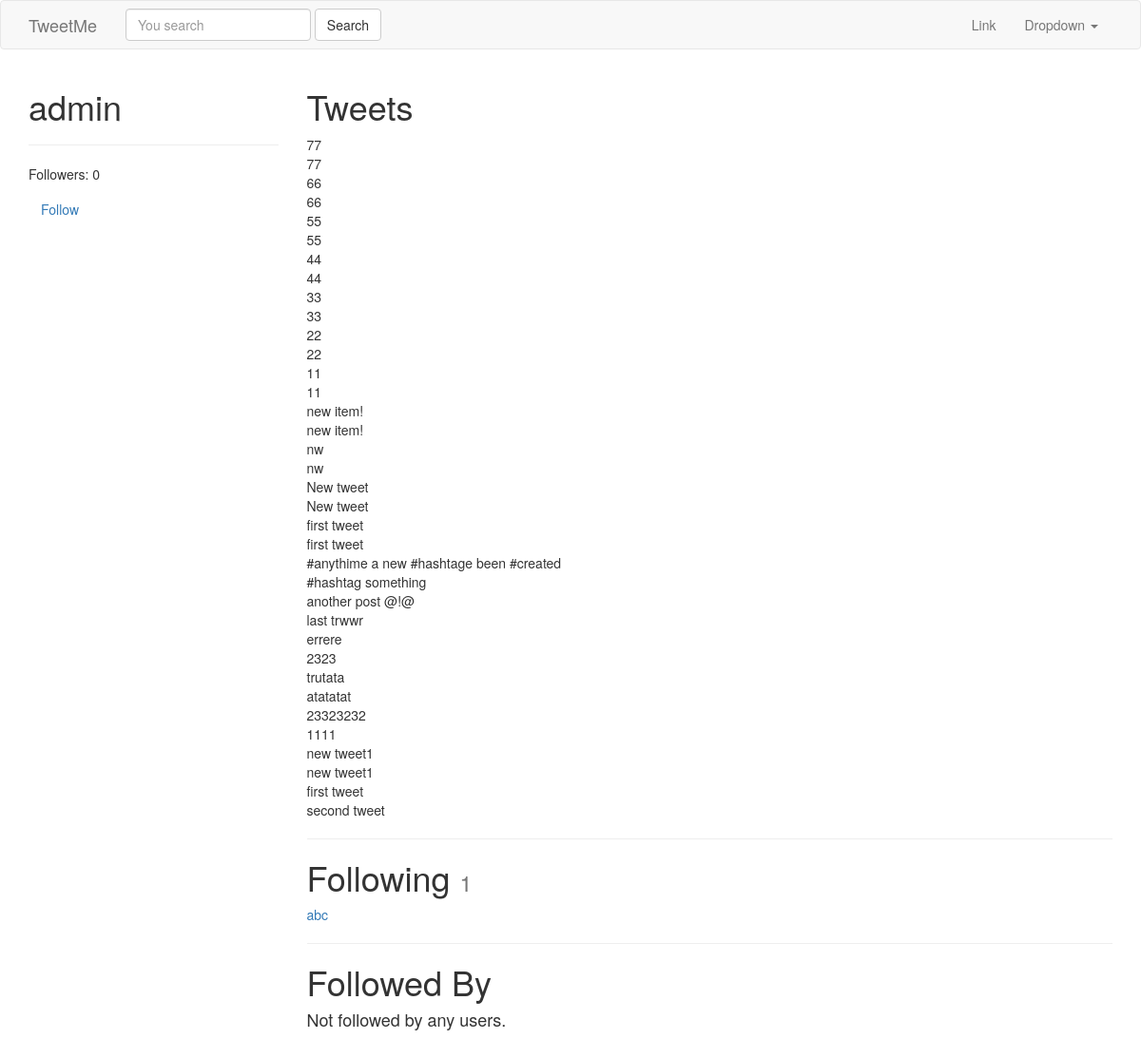
/profiles/admin/ (signed in), run on an earlier commit of the app's database.
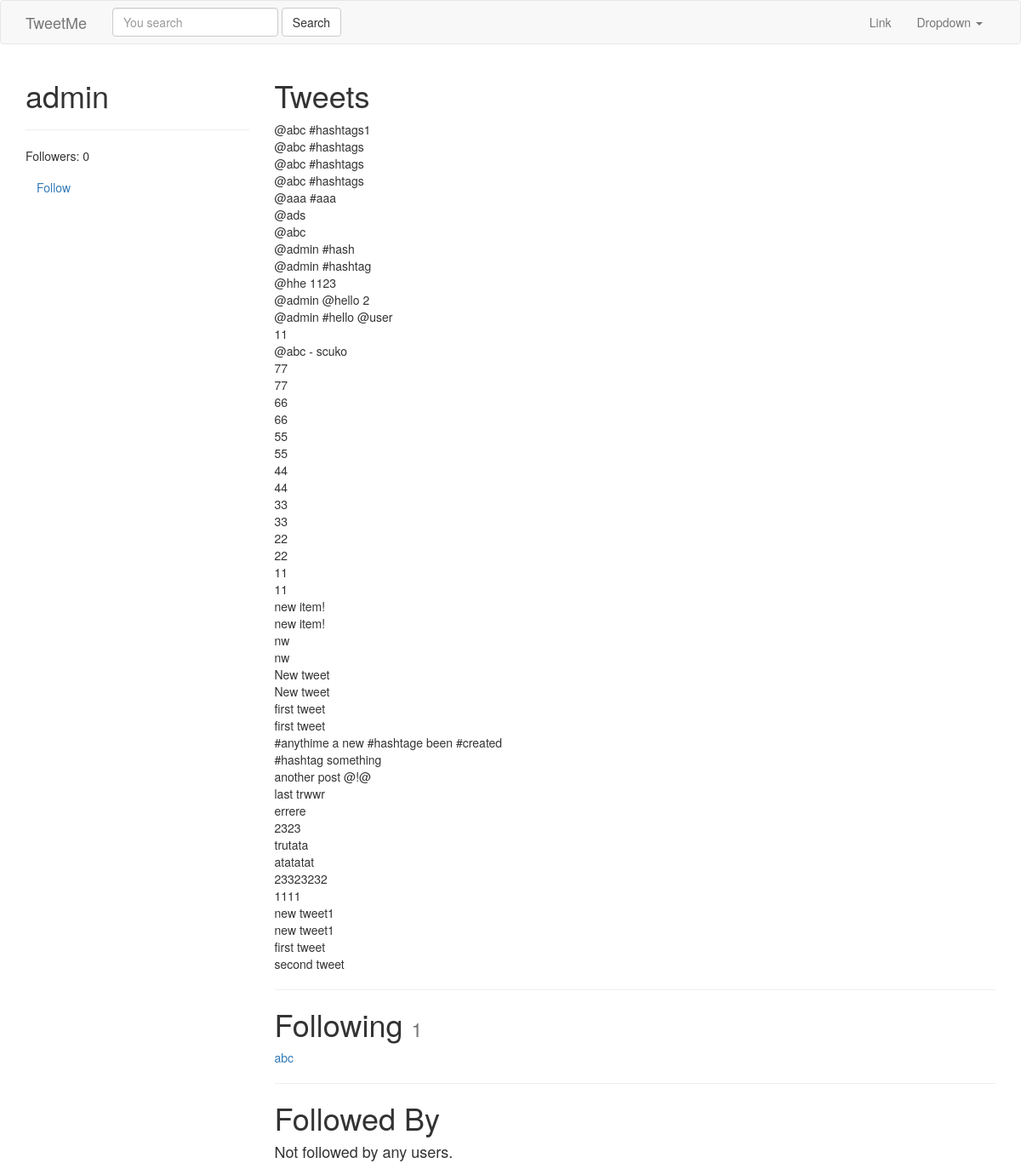
And on a later commit of the database.
### tweets/models.py (models this page shows, shortened)
class Tweet(models.Model):
	parent 		= models.ForeignKey("self", blank=True, null=True)
	user 		= models.ForeignKey(settings.AUTH_USER_MODEL)
	content 	= models.CharField(max_length=140, validators=[validate_content])
	updated 	= models.DateTimeField(auto_now=True)
	timestamp	= models.DateTimeField(auto_now_add=True)
	objects = TweetManager()
	def __str__(self):
		return str(self.content)
	class Meta:
		ordering = ["-timestamp"]

### accounts/models.py (models this page shows, shortened)
class UserProfile(models.Model):
	user 		= models.OneToOneField(settings.AUTH_USER_MODEL, related_name='profile')
	following 	= models.ManyToManyField(settings.AUTH_USER_MODEL, blank=True, related_name='followed_by')
	objects = UserProfileManager()
	def get_following(self):
		users = self.following.all() # User.objects.all().exclude(username=self.user.username)
		return users.exclude(username=self.user.username)

### accounts/views.py (the view)
# urls.py: url(r'^(?P<username>[\w.@+-]+)/$', UserDetailView.as_view(), name="detail"),
class UserDetailView(DetailView):
	template_name 	= 'accounts/user_detail.html'
	queryset 		= User.objects.all()
	def get_object(self):
		return get_object_or_404(
				User,
				username__iexact=self.kwargs.get("username")
				)
	def get_context_data(self, *args, **kwargs):
		context = super(UserDetailView, self).get_context_data(*args, **kwargs)
		following = UserProfile.objects.is_following(self.request.user, self.get_object())
		context["following"] = following
		return context

### accounts/models.py (called while the page is built)
	def all(self):
		qs = self.get_queryset().all()
		try:
			if self.instance:
				qs = qs.exclude(user=self.instance)
		except:
			pass
		return qs

	def is_following(self, user, followed_by_user):
		user_profile, created = UserProfile.objects.get_or_create(user=user)
		if created:
			return False
		if followed_by_user in user_profile.following.all():
			return True
		return False

### accounts/templates/accounts/user_detail.html
{% extends "_base.html" %}
{% block content %}
<div class="row">
	<div class="col-sm-3 col-xs-12">
		<h1>{{ object.username }}</h1>
		<hr/>
		<p> Followers: {{ object.followed_by.all.count }}</p>
		<p><a class="btn btn-link" href="{% url 'profiles:follow' username=object.username %}">
			{% if following %} UnFollow {% else %} Follow {% endif %}
			</a></p>
	</div>
	<div class="col-sm-9 col-xs-12">
		<h1>Tweets </h1>
		{% for tweet in object.tweet_set.all %}
			{{ tweet }}<br/>
		{% endfor %}
		<hr/>
		<h1>Following <small>{{ object.profile.get_following.count }}</small></h1>
		{% for user in object.profile.get_following %}
		<a href="/profiles/{{ user.username }}/">{{ user.username }}</a>	<br/>
		{% empty %}
		<h4>Not following any users.</h4>
		{% endfor %}
		<hr/>
		<h1>Followed By </h1>
		{% for profile in object.followed_by.all %}
			<a href="/profiles/{{ profile.user.username }}/">{{ profile.user.username }}</a><br/>
		{% empty %}
		<h4>Not followed by any users.</h4>
		{% endfor %}
	</div>
</div>
{% endblock %}

### templates/_base.html (shortened to what this page needs)
{%  load static  %}
<!DOCTYPE html>
<html lang="en">
  <head>
    <link href="{% static 'bootstrap/css/bootstrap.min.css' %}" rel="stylesheet">
  </head>
  <body>
  {% include "navbar.html" %}
    <div class="container">
      {% block content %}
      {% endblock content %}
    </div>
  </body>
</html>

### templates/navbar.html (shortened to what this page needs)
<nav class="navbar navbar-default">
  <div class="container">
    <div class="navbar-header">
      <a class="navbar-brand" href="{% url 'home' %}">TweetMe</a>
    </div>
    {% include "search_form.html" %}
    <div class="collapse navbar-collapse" id="bs-example-navbar-collapse-1">
      <ul class="nav navbar-nav navbar-right">
        <li><a href="#">Link</a></li>
        <li class="dropdown">
          <a href="#" class="dropdown-toggle" data-toggle="dropdown" role="button" aria-haspopup="true" aria-expanded="false">Dropdown <span class="caret"></span></a>
        </li>
      </ul>
    </div>
  </div>
</nav>

### tweets/templates/search_form.html
<form id="navbar-search-form" class="navbar-form navbar-left" action="{% url 'tweet:list' %}" method="GET">
	<div class="form-group">
		<input class="form-control" type="text" name=q placeholder="You search" value='{{ request.GET.q }}'>
	</div>
	<input class="btn btn-default" type="submit" value='Search'>
</form>

What changed in the data, as far as the page shows it:
added Tweet: content "@abc #hashtags1"
added Tweet: content "@abc #hashtags"
added Tweet: content "@abc #hashtags"
added Tweet: content "@abc #hashtags"
added Tweet: content "@aaa #aaa"
added Tweet: content "@ads"
added Tweet: content "@abc"
added Tweet: content "@admin #hash"
added Tweet: content "@admin #hashtag"
added Tweet: content "@hhe 1123"
added Tweet: content "@admin @hello 2"
added Tweet: content "@admin #hello @user"
added Tweet: content "11"
added Tweet: content "@abc - scuko"
